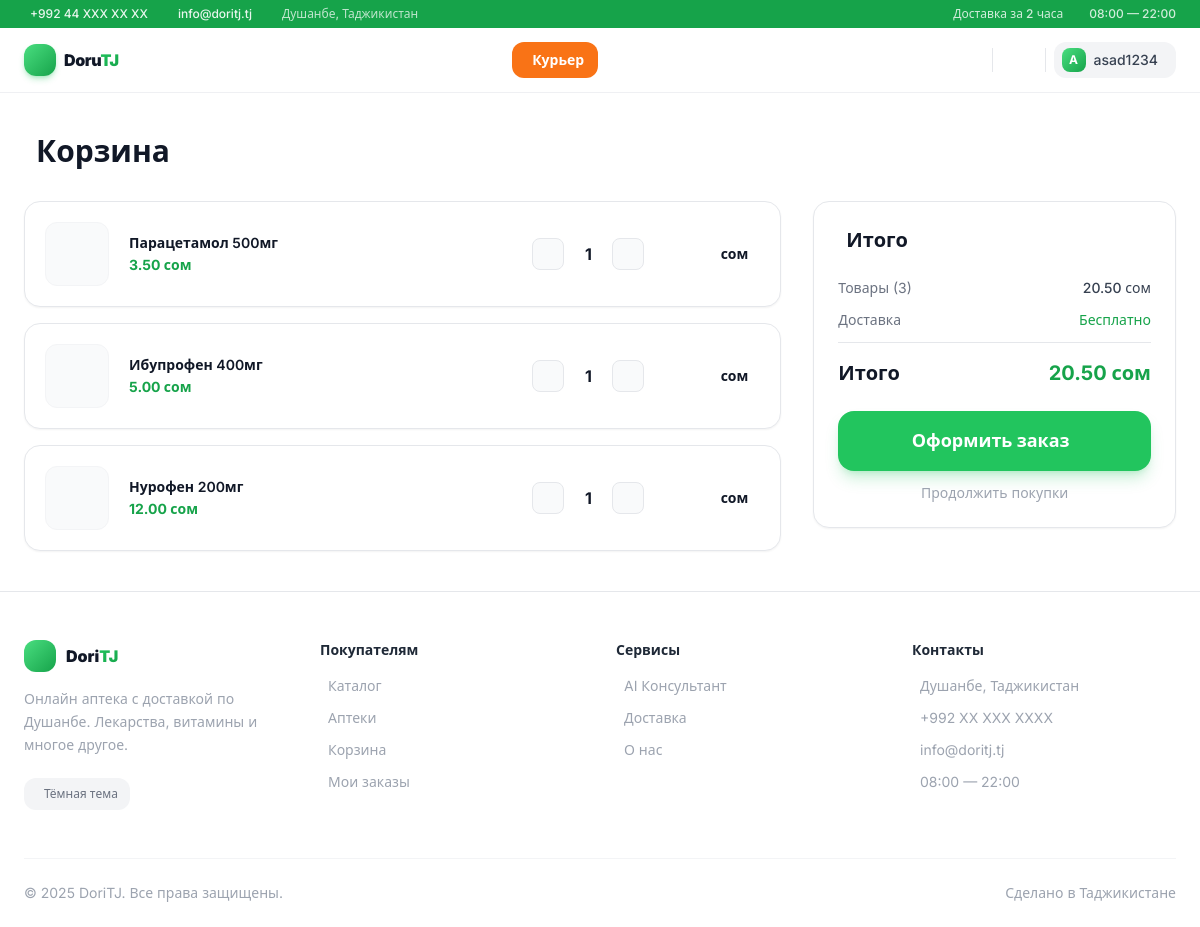
The app's page /orders/cart/ (signed in) with its own data.
### accounts/models.py (models this page shows, shortened)
class User(AbstractUser):
    phone = models.CharField(max_length=20, blank=True)
    address = models.TextField(blank=True)
    birth_date = models.DateField(null=True, blank=True)
    avatar = models.ImageField(upload_to='avatars/', blank=True)
    age = models.PositiveIntegerField(null=True, blank=True)
    is_courier = models.BooleanField(default=False)
    is_manager = models.BooleanField(default=False)

### orders/models.py (models this page shows)
class CartItem(models.Model):
    cart = models.ForeignKey(Cart, on_delete=models.CASCADE)
    product = models.ForeignKey(Product, on_delete=models.CASCADE)
    quantity = models.PositiveIntegerField(default=1)

### products/models.py (models this page shows, shortened)
class Product(models.Model):
    category = models.ForeignKey(Category, on_delete=models.CASCADE)
    manufacturer = models.ForeignKey(Manufacturer, on_delete=models.SET_NULL, null=True)
    name = models.CharField(max_length=200)
    description = models.TextField(blank=True)
    price = models.DecimalField(max_digits=10, decimal_places=2)
    stock = models.PositiveIntegerField(default=0)
    image = models.ImageField(upload_to='products/', blank=True, null=True)
    is_prescription = models.BooleanField(default=False)
    active_substance = models.CharField(max_length=200, blank=True)
    created_at = models.DateTimeField(auto_now_add=True)
    is_deleted = models.BooleanField(default=False)

### orders/views.py (the view)
# urls.py: path('cart/', views.cart_view, name='cart'),
@login_required
def cart_view(request):
    cart, _ = Cart.objects.get_or_create(user=request.user)
    items = CartItem.objects.filter(cart=cart).select_related('product')
    total = sum(item.product.price * item.quantity for item in items)
    return render(request, 'cart.html', {
        'items': items,
        'total': total
    })

### accounts/backend.py (called while the page is built)
    def get_user(self, user_id):
        try:
            return User.objects.get(pk=user_id)
        except User.DoesNotExist:
            return None

### templates/cart.html (shortened to what this page needs)
{% extends 'base.html' %}
{% block content %}
<div class="flex items-center gap-3 mb-6 md:mb-8">
    <h1 class="text-2xl md:text-3xl font-black text-gray-900 dark:text-white">Корзина</h1>
</div>
{% if items %}
<div class="grid md:grid-cols-3 gap-8">
    <div class="md:col-span-2 space-y-4">
        {% for item in items %}
        <div class="bg-white dark:bg-gray-900 rounded-2xl border border-gray-200 dark:border-gray-700/50 p-3 md:p-5 flex flex-wrap md:flex-nowrap items-center gap-3 md:gap-5 shadow-sm">
            <div class="w-12 h-12 md:w-16 md:h-16 rounded-xl bg-gray-50 dark:bg-gray-800 flex items-center justify-center text-3xl flex-shrink-0 overflow-hidden border border-gray-100 dark:border-gray-700">
            </div>
            <div class="flex-1 min-w-0">
                <h3 class="font-semibold text-gray-900 dark:text-white text-sm truncate">{{ item.product.name }}</h3>
                <p class="text-brand-600 dark:text-brand-400 font-bold text-sm mt-0.5">{{ item.product.price }} сом</p>
            </div>
            <div class="flex items-center gap-2 w-full md:w-auto justify-between md:justify-start">
                <form method="POST" action="/orders/cart/update/{{ item.pk }}/" class="flex items-center gap-2">
                    <button type="submit" name="quantity" value="{{ item.quantity|add:"-1" }}"
                            class="w-8 h-8 rounded-lg border border-gray-200 dark:border-gray-700 text-gray-500 dark:text-gray-400 hover:border-brand-400 dark:hover:border-brand-600 hover:text-brand-600 dark:hover:text-brand-400 transition flex items-center justify-center font-bold bg-gray-50 dark:bg-gray-800">
                    </button>
                    <span class="w-8 text-center font-bold text-gray-900 dark:text-white">{{ item.quantity }}</span>
                    <button type="submit" name="quantity" value="{{ item.quantity|add:"1" }}"
                            class="w-8 h-8 rounded-lg border border-gray-200 dark:border-gray-700 text-gray-500 dark:text-gray-400 hover:border-brand-400 dark:hover:border-brand-600 hover:text-brand-600 dark:hover:text-brand-400 transition flex items-center justify-center font-bold bg-gray-50 dark:bg-gray-800">
                    </button>
                </form>
                <p class="font-bold text-gray-900 dark:text-white md:w-24 text-right text-sm">{{ item.total_price }} сом</p>
            </div>
        </div>
        {% endfor %}
    </div>
    <div class="bg-white dark:bg-gray-900 rounded-2xl border border-gray-200 dark:border-gray-700/50 p-6 h-fit sticky top-24 shadow-sm">
        <h2 class="text-xl font-bold text-gray-900 dark:text-white mb-6 flex items-center gap-2">
            Итого
        </h2>
        <div class="space-y-3">
            <div class="flex justify-between text-gray-500 dark:text-gray-400 text-sm">
                <span>Товары ({{ items|length }})</span>
                <span class="font-medium text-gray-700 dark:text-gray-200">{{ total }} сом</span>
            </div>
            <div class="flex justify-between text-gray-500 dark:text-gray-400 text-sm">
                <span>Доставка</span>
                <span class="text-brand-600 dark:text-brand-400 font-medium">Бесплатно</span>
            </div>
            <div class="border-t border-gray-200 dark:border-gray-700 pt-4 mt-4 flex justify-between font-bold text-xl">
                <span class="text-gray-900 dark:text-white">Итого</span>
                <span class="text-brand-600 dark:text-brand-400">{{ total }} сом</span>
            </div>
        </div>
        <a href="/orders/checkout/"
           class="flex items-center justify-center gap-2 w-full bg-brand-500 hover:bg-brand-600 text-white font-bold py-4 rounded-2xl btn-press transition-all mt-6 text-lg shadow-lg shadow-brand-500/25">
            Оформить заказ
        </a>
        <a href="{% url 'catalog' %}" class="block text-center text-gray-400 dark:text-gray-500 text-sm mt-3 hover:text-brand-500 dark:hover:text-brand-400 transition-colors">
            Продолжить покупки
        </a>
    </div>
</div>
{% endif %}
{% endblock %}

### templates/base.html (shortened to what this page needs)
<!DOCTYPE html>
<html lang="ru" class="scroll-smooth">
<head>
    <script src="https://cdn.tailwindcss.com"></script>
    <link rel="stylesheet" href="https://cdn.jsdelivr.net/npm/@tabler/icons-webfont@latest/tabler-icons.min.css">
</head>
<body class="bg-white dark:bg-[#090d0b] text-gray-900 dark:text-gray-100 antialiased min-h-screen flex flex-col">
<div class="hidden md:block bg-brand-600 dark:bg-brand-700 text-white">
    <div class="max-w-7xl mx-auto px-6 py-1.5">
        <div class="flex items-center justify-between text-xs font-medium">
            <div class="flex items-center gap-6 opacity-90">
                <a href="tel:+99244XXXXXXX" class="flex items-center gap-1.5 hover:opacity-100 transition-opacity">
                    +992 44 XXX XX XX
                </a>
                <a href="mailto:info@doritj.tj" class="flex items-center gap-1.5 hover:opacity-100 transition-opacity">
                    info@doritj.tj
                </a>
                <span class="flex items-center gap-1.5 opacity-80">
                    Душанбе, Таджикистан
                </span>
            </div>
            <div class="flex items-center gap-5 opacity-80">
                <span class="flex items-center gap-1.5">
                    Доставка за 2 часа
                </span>
                <span class="flex items-center gap-1.5">
                    08:00 — 22:00
                </span>
            </div>
        </div>
    </div>
</div>
<header id="header" class="sticky top-0 z-50 glass bg-white/80 dark:bg-[#090d0b]/80 border-b border-gray-200/60 dark:border-gray-800/60">
    <div class="max-w-7xl mx-auto px-4 md:px-6">
        <div class="flex items-center justify-between h-16 gap-4">
            <a href="{% url 'home' %}" class="flex items-center gap-2 group flex-shrink-0">
                <div class="w-8 h-8 bg-gradient-to-br from-brand-400 to-brand-600 rounded-xl flex items-center justify-center shadow-md shadow-brand-500/30 group-hover:scale-105 transition-all duration-200">
                </div>
                <span class="text-base font-black tracking-tight">
                    <span class="text-gray-900 dark:text-white">Doru</span><span class="text-gradient">TJ</span>
                </span>
            </a>
            {% if user.is_authenticated %}
            <nav class="hidden lg:flex items-center gap-0.5 flex-1 justify-center">
                {% if user.is_courier %}
                <a href="{% url 'courier_dashboard' %}" class="flex items-center gap-1.5 px-3.5 py-2 rounded-xl text-sm font-semibold bg-orange-500 text-white">
                     Курьер
                </a>
                {% elif user.is_manager %}
                <a href="{% url 'manager_dashboard' %}" class="flex items-center gap-1.5 px-3.5 py-2 rounded-xl text-sm font-semibold bg-purple-500 text-white">
                    <i class="ti ti-building-store text-base"></i> Аптека
                </a>
                {% endif %}
            </nav>
            {% endif %}
            <div class="flex items-center gap-2 flex-shrink-0">
                <button onclick="toggleTheme()" id="theme-btn"
                        class="w-9 h-9 rounded-xl flex items-center justify-center text-gray-500 dark:text-gray-400 hover:bg-gray-100 dark:hover:bg-gray-800 hover:text-gray-700 dark:hover:text-gray-200 btn-press transition-all">
                </button>
                {% if user.is_authenticated %}
                <div class="dropdown-trigger relative">
                    <button class="flex items-center gap-2 bg-gray-100 dark:bg-gray-800 hover:bg-gray-200 dark:hover:bg-gray-700 pl-2 pr-2.5 py-1.5 rounded-xl btn-press transition-all">
                        <div class="w-6 h-6 rounded-lg overflow-hidden flex-shrink-0">
                            {% if user.avatar %}
                                <img src="{{ user.avatar.url }}" class="w-full h-full object-cover">
                            {% else %}
                                <div class="w-full h-full bg-gradient-to-br from-brand-400 to-brand-600 flex items-center justify-center text-white text-xs font-bold">
                                    {{ user.username|first|upper }}
                                </div>
                            {% endif %}
                        </div>
                        <span class="hidden md:block text-sm font-medium text-gray-700 dark:text-gray-200 max-w-[72px] truncate">
                            {{ user.username }}
                        </span>
                    </button>
                </div>
                {% endif %}
            </div>
        </div>
    </div>
</header>
<main class="flex-1 w-full overflow-hidden">
    <div class="max-w-7xl mx-auto px-4 md:px-6 py-6 md:py-10 animate-fade-up">
        {% block content %}{% endblock %}
    </div>
</main>
<footer class="bg-white dark:bg-gray-900 border-t border-gray-200 dark:border-gray-800 mt-auto">
    <div class="max-w-7xl mx-auto px-4 md:px-6">
        <div class="grid grid-cols-2 md:grid-cols-4 gap-8 py-12">
            <div class="col-span-2 md:col-span-1">
                <a href="{% url 'home' %}" class="flex items-center gap-2.5 mb-4 group">
                    <div class="w-8 h-8 bg-gradient-to-br from-brand-400 to-brand-600 rounded-xl flex items-center justify-center group-hover:scale-105 transition-transform">
                    </div>
                    <span class="font-black text-gray-900 dark:text-white">Dori<span class="text-gradient">TJ</span></span>
                </a>
                <p class="text-gray-400 dark:text-gray-500 text-sm leading-relaxed mb-5">
                    Онлайн аптека с доставкой по Душанбе. Лекарства, витамины и многое другое.
                </p>
                <button onclick="toggleTheme()"
                        class="inline-flex items-center gap-2 bg-gray-100 dark:bg-gray-800 hover:bg-gray-200 dark:hover:bg-gray-700 px-3 py-2 rounded-xl text-xs font-medium text-gray-500 dark:text-gray-400 btn-press transition-all">
                    <span id="footer-text">Тёмная тема</span>
                </button>
            </div>
            <div>
                <h4 class="text-sm font-semibold text-gray-800 dark:text-gray-200 mb-4">Покупателям</h4>
                <ul class="space-y-3">
                    {% for url, icon, label in footer_links_buyers %}
                    {% empty %}
                    <li><a href="{% url 'catalog' %}" class="flex items-center gap-2 text-sm text-gray-400 dark:text-gray-500 hover:text-brand-500 transition-colors">Каталог</a></li>
                    <li><a href="{% url 'pharmacy_list' %}" class="flex items-center gap-2 text-sm text-gray-400 dark:text-gray-500 hover:text-brand-500 transition-colors">Аптеки</a></li>
                    <li><a href="{% url 'cart' %}" class="flex items-center gap-2 text-sm text-gray-400 dark:text-gray-500 hover:text-brand-500 transition-colors">Корзина</a></li>
                    <li><a href="{% url 'my_orders' %}" class="flex items-center gap-2 text-sm text-gray-400 dark:text-gray-500 hover:text-brand-500 transition-colors">Мои заказы</a></li>
                    {% endfor %}
                </ul>
            </div>
            <div>
                <h4 class="text-sm font-semibold text-gray-800 dark:text-gray-200 mb-4">Сервисы</h4>
                <ul class="space-y-3">
                    <li><a href="{% url 'consultant' %}" class="flex items-center gap-2 text-sm text-gray-400 dark:text-gray-500 hover:text-brand-500 transition-colors">AI Консультант</a></li>
                    <li><a href="#" class="flex items-center gap-2 text-sm text-gray-400 dark:text-gray-500 hover:text-brand-500 transition-colors">Доставка</a></li>
                    <li><a href="#" class="flex items-center gap-2 text-sm text-gray-400 dark:text-gray-500 hover:text-brand-500 transition-colors">О нас</a></li>
                </ul>
            </div>
            <div>
                <h4 class="text-sm font-semibold text-gray-800 dark:text-gray-200 mb-4">Контакты</h4>
                <ul class="space-y-3">
                    <li class="flex items-start gap-2 text-sm text-gray-400 dark:text-gray-500">
                        Душанбе, Таджикистан
                    </li>
                    <li>
                        <a href="tel:+992XXXXXXXXX" class="flex items-center gap-2 text-sm text-gray-400 dark:text-gray-500 hover:text-brand-500 transition-colors">
                            +992 XX XXX XXXX
                        </a>
                    </li>
                    <li>
                        <a href="mailto:info@doritj.tj" class="flex items-center gap-2 text-sm text-gray-400 dark:text-gray-500 hover:text-brand-500 transition-colors">
                            info@doritj.tj
                        </a>
                    </li>
                    <li class="flex items-center gap-2 text-sm text-gray-400 dark:text-gray-500">
                        08:00 — 22:00
                    </li>
                </ul>
            </div>
        </div>
        <div class="border-t border-gray-100 dark:border-gray-800 py-6 flex flex-col md:flex-row items-center justify-between gap-3">
            <p class="text-sm text-gray-400 dark:text-gray-500">
                © 2025 DoriTJ. Все права защищены.
            </p>
            <p class="text-sm text-gray-400 dark:text-gray-500 flex items-center gap-1.5">
                Сделано в Таджикистане
            </p>
        </div>
    </div>
</footer>
</body>
</html>

### templates/base.html (style rules this page uses)
*, *::before, *::after { box-sizing: border-box; }
html { font-family: 'Inter', system-ui, sans-serif; }
body, header, nav, footer, main, .card, .btn, input, select, textarea, button { transition: background-color .25s ease, color .25s ease, border-color .25s ease, box-shadow .25s ease; }
.glass { backdrop-filter: blur(20px) saturate(180%); -webkit-backdrop-filter: blur(20px) saturate(180%); }
.text-gradient { background: linear-gradient(135deg, #22c55e 0%, #16a34a 100%); -webkit-background-clip: text; -webkit-text-fill-color: transparent; background-clip: text; }

### records on screen
User: username|first "A", username "asad1234"
CartItem: product.name "Парацетамол 500мг", product.price "3.50", quantity "1"
CartItem: product.name "Ибупрофен 400мг", product.price "5.00", quantity "1"
CartItem: product.name "Нурофен 200мг", product.price "12.00", quantity "1"

### other values on screen
{{ items|length }} "3"
{{ total }} "20.50"
